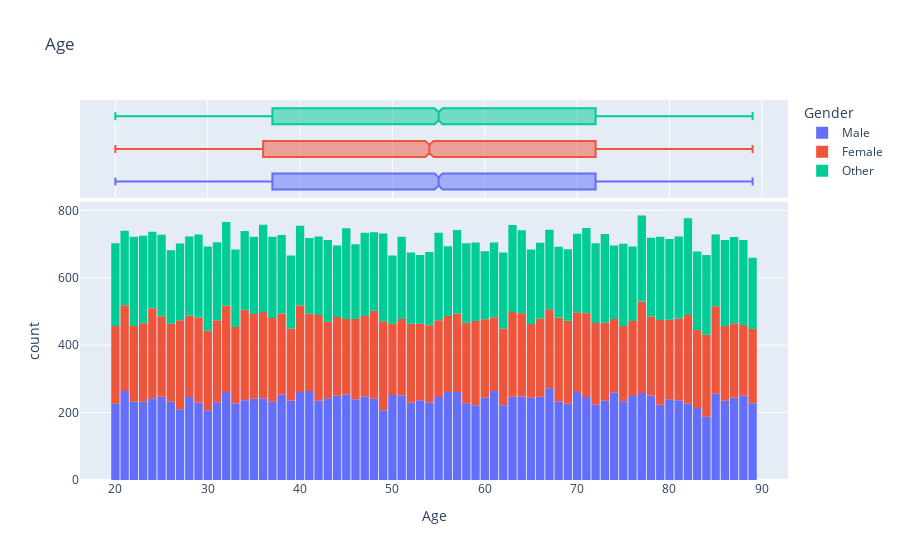

Notebook code cell kept with this figure:
### Code cell
fig = px.histogram(cancer_df, x ='Age',marginal='box', title='Age', color='Gender' )
fig.update_layout(bargap=0.1)
fig.show()

### Figure 1 — Plotly figure (JSON) as saved in the notebook; plotly's stock layout.template omitted (floating-point values rounded to 4 significant figures; data arrays with more than 128 entries replaced by an {"elided": "..."} marker saying what was removed)
{"data": [{"bingroup": "x", "hovertemplate": "Gender=Male<br>Age=%{x}<br>count=%{y}<extra></extra>", "legendgroup": "Male", "marker": {"color": "#636efa", "pattern": {"shape": ""}}, "name": "Male", "orientation": "v", "showlegend": true, "type": "histogram", "x": {"elided": "16796 int values"}, "xaxis": "x", "yaxis": "y"}, {"hovertemplate": "Gender=Male<br>Age=%{x}<extra></extra>", "legendgroup": "Male", "marker": {"color": "#636efa"}, "name": "Male", "notched": true, "showlegend": false, "type": "box", "x": {"elided": "16796 int values"}, "xaxis": "x2", "yaxis": "y2"}, {"bingroup": "x", "hovertemplate": "Gender=Female<br>Age=%{x}<br>count=%{y}<extra></extra>", "legendgroup": "Female", "marker": {"color": "#EF553B", "pattern": {"shape": ""}}, "name": "Female", "orientation": "v", "showlegend": true, "type": "histogram", "x": {"elided": "16709 int values"}, "xaxis": "x", "yaxis": "y"}, {"hovertemplate": "Gender=Female<br>Age=%{x}<extra></extra>", "legendgroup": "Female", "marker": {"color": "#EF553B"}, "name": "Female", "notched": true, "showlegend": false, "type": "box", "x": {"elided": "16709 int values"}, "xaxis": "x2", "yaxis": "y2"}, {"bingroup": "x", "hovertemplate": "Gender=Other<br>Age=%{x}<br>count=%{y}<extra></extra>", "legendgroup": "Other", "marker": {"color": "#00cc96", "pattern": {"shape": ""}}, "name": "Other", "orientation": "v", "showlegend": true, "type": "histogram", "x": {"elided": "16495 int values"}, "xaxis": "x", "yaxis": "y"}, {"hovertemplate": "Gender=Other<br>Age=%{x}<extra></extra>", "legendgroup": "Other", "marker": {"color": "#00cc96"}, "name": "Other", "notched": true, "showlegend": false, "type": "box", "x": {"elided": "16495 int values"}, "xaxis": "x2", "yaxis": "y2"}], "layout": {"bargap": 0.1, "barmode": "relative", "legend": {"title": {"text": "Gender"}, "tracegroupgap": 0}, "title": {"text": "Age"}, "xaxis": {"anchor": "y", "domain": [0, 1], "title": {"text": "Age"}}, "xaxis2": {"anchor": "y2", "domain": [0, 1], "matches": "x", "showgrid": true, "showticklabels": false}, "yaxis": {"anchor": "x", "domain": [0, 0.7326], "title": {"text": "count"}}, "yaxis2": {"anchor": "x2", "domain": [0.7426, 1], "matches": "y2", "showgrid": false, "showline": false, "showticklabels": false, "ticks": ""}}}
